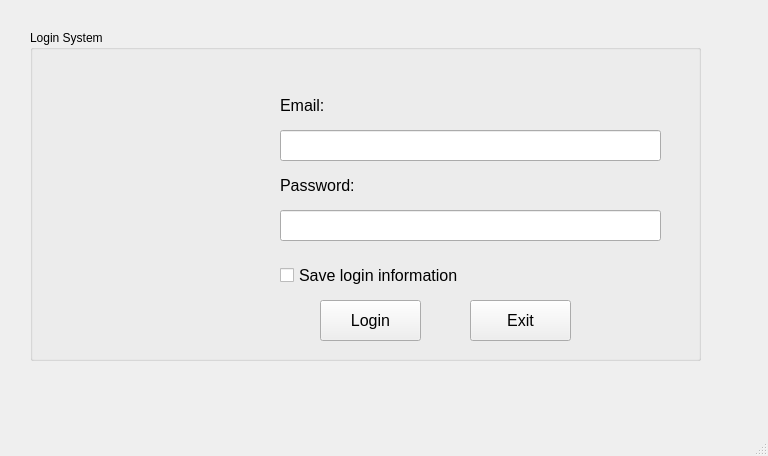
<?xml version="1.0" encoding="UTF-8"?>
<ui version="4.0">
 <class>Login</class>
 <widget class="QMainWindow" name="Login">
  <property name="geometry">
   <rect>
    <x>0</x>
    <y>0</y>
    <width>768</width>
    <height>456</height>
   </rect>
  </property>
  <property name="windowTitle">
   <string>Login</string>
  </property>
  <widget class="QWidget" name="centralwidget">
   <widget class="QGroupBox" name="groupBox">
    <property name="geometry">
     <rect>
      <x>30</x>
      <y>30</y>
      <width>671</width>
      <height>331</height>
     </rect>
    </property>
    <property name="title">
     <string>Login System</string>
    </property>
    <widget class="QLabel" name="label_2">
     <property name="geometry">
      <rect>
       <x>250</x>
       <y>60</y>
       <width>101</width>
       <height>31</height>
      </rect>
     </property>
     <property name="font">
      <font>
       <pointsize>12</pointsize>
      </font>
     </property>
     <property name="text">
      <string>Email:</string>
     </property>
    </widget>
    <widget class="QLineEdit" name="lineEdit_Email">
     <property name="geometry">
      <rect>
       <x>250</x>
       <y>100</y>
       <width>381</width>
       <height>31</height>
      </rect>
     </property>
    </widget>
    <widget class="QLabel" name="label_3">
     <property name="geometry">
      <rect>
       <x>250</x>
       <y>140</y>
       <width>101</width>
       <height>31</height>
      </rect>
     </property>
     <property name="font">
      <font>
       <pointsize>12</pointsize>
      </font>
     </property>
     <property name="text">
      <string>Password:</string>
     </property>
    </widget>
    <widget class="QLineEdit" name="lineEdit_Password">
     <property name="geometry">
      <rect>
       <x>250</x>
       <y>180</y>
       <width>381</width>
       <height>31</height>
      </rect>
     </property>
     <property name="echoMode">
      <enum>QLineEdit::Password</enum>
     </property>
    </widget>
    <widget class="QLabel" name="label_4">
     <property name="geometry">
      <rect>
       <x>60</x>
       <y>230</y>
       <width>91</width>
       <height>16</height>
      </rect>
     </property>
     <property name="text">
      <string/>
     </property>
    </widget>
    <widget class="QCheckBox" name="checkBox">
     <property name="geometry">
      <rect>
       <x>250</x>
       <y>220</y>
       <width>291</width>
       <height>51</height>
      </rect>
     </property>
     <property name="font">
      <font>
       <pointsize>12</pointsize>
      </font>
     </property>
     <property name="text">
      <string>Save login information</string>
     </property>
    </widget>
    <widget class="QPushButton" name="pushButton_Login">
     <property name="geometry">
      <rect>
       <x>290</x>
       <y>270</y>
       <width>101</width>
       <height>41</height>
      </rect>
     </property>
     <property name="font">
      <font>
       <pointsize>12</pointsize>
      </font>
     </property>
     <property name="text">
      <string>Login</string>
     </property>
     <property name="icon">
      <iconset>
       <normaloff>../images/login_icon.png</normaloff>../images/login_icon.png</iconset>
     </property>
    </widget>
    <widget class="QPushButton" name="pushButton_Exit">
     <property name="geometry">
      <rect>
       <x>440</x>
       <y>270</y>
       <width>101</width>
       <height>41</height>
      </rect>
     </property>
     <property name="font">
      <font>
       <pointsize>12</pointsize>
      </font>
     </property>
     <property name="text">
      <string>Exit</string>
     </property>
     <property name="icon">
      <iconset>
       <normaloff>../images/exit_icon.png</normaloff>../images/exit_icon.png</iconset>
     </property>
    </widget>
    <widget class="QLabel" name="label_9">
     <property name="geometry">
      <rect>
       <x>50</x>
       <y>40</y>
       <width>161</width>
       <height>241</height>
      </rect>
     </property>
     <property name="text">
      <string/>
     </property>
     <property name="pixmap">
      <pixmap>../images/admin_avt.png</pixmap>
     </property>
     <property name="scaledContents">
      <bool>true</bool>
     </property>
    </widget>
   </widget>
  </widget>
  <widget class="QMenuBar" name="menubar">
   <property name="geometry">
    <rect>
     <x>0</x>
     <y>0</y>
     <width>768</width>
     <height>26</height>
    </rect>
   </property>
  </widget>
  <widget class="QStatusBar" name="statusbar"/>
 </widget>
 <resources/>
 <connections>
  <connection>
   <sender>pushButton_Exit</sender>
   <signal>clicked()</signal>
   <receiver>Login</receiver>
   <slot>close()</slot>
   <hints>
    <hint type="sourcelabel">
     <x>520</x>
     <y>346</y>
    </hint>
    <hint type="destinationlabel">
     <x>383</x>
     <y>227</y>
    </hint>
   </hints>
  </connection>
 </connections>
</ui>
